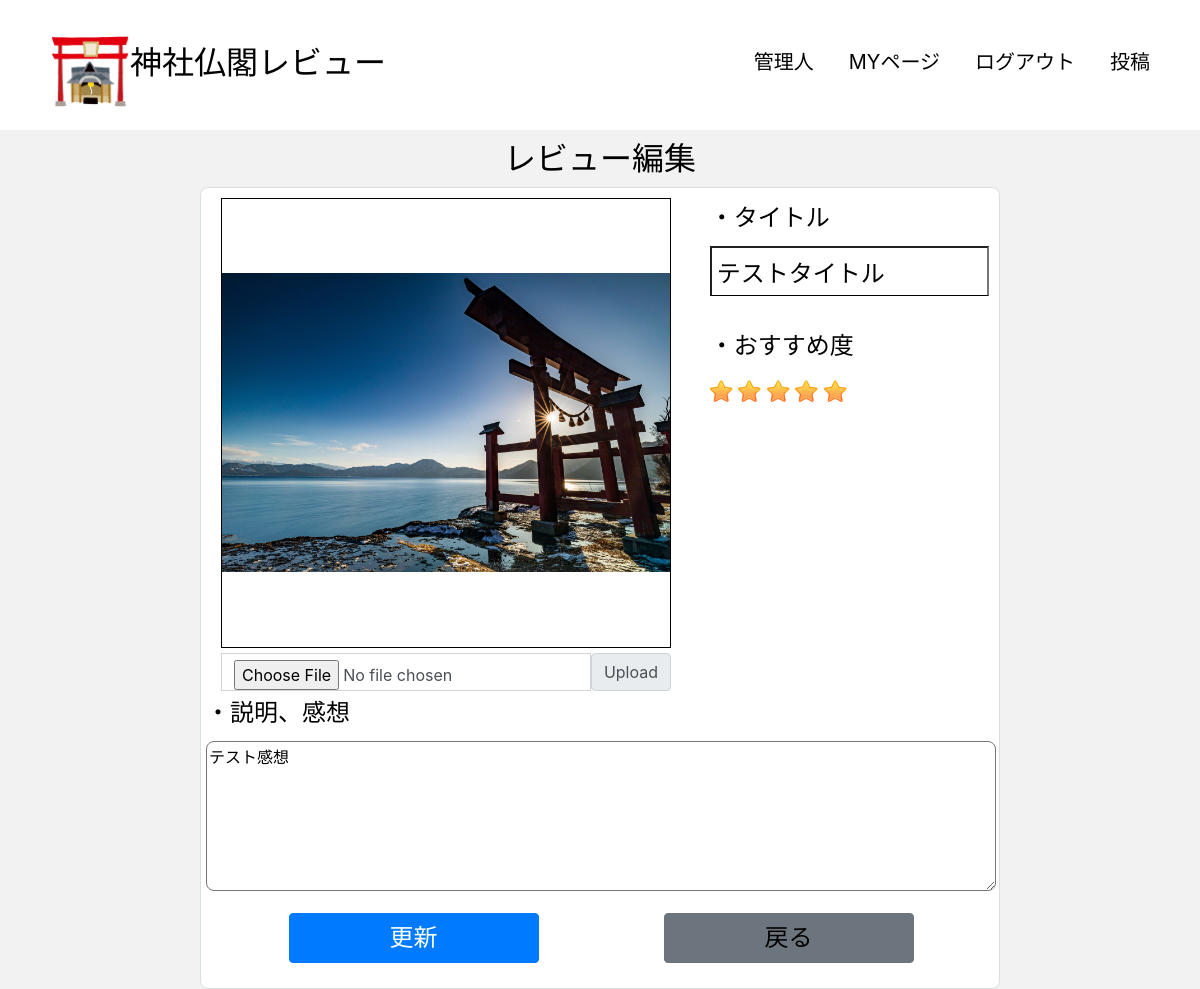
/Posts/post.edit.php?id=12 (signed in), run on the app's committed database.
### tables this page shows
CREATE TABLE `shrines_review` (
  `id` int(11) NOT NULL,
  `title` varchar(255) NOT NULL,
  `recommends` int(11) NOT NULL,
  `description` text NOT NULL,
  `image` varchar(255) NOT NULL,
  `created_at` datetime NOT NULL DEFAULT CURRENT_TIMESTAMP,
  `updated_at` datetime NOT NULL DEFAULT CURRENT_TIMESTAMP ON UPDATE CURRENT_TIMESTAMP,
  `user_id` int(11) NOT NULL
);

### public/index.php (called while the page is built, shortened)
<?php
$parse = parse_url($_SERVER['REQUEST_URI']);
require_once ROOT_PATH.'Views'.$parse['path'];

### Models/Db.php (called while the page is built, shortened)
<?php
class Db
{
    protected function __construct($dbh = null)
    {
        $host = DB_HOST;
        $dbname = DB_NAME;
        $user = DB_USER;
        $pass = DB_PASS;
        $dsn = "mysql:host=$host;dbname=$dbname;charset=utf8";
        if (!$dbh) {
            try {
                $this->dbh = new PDO($dsn, $user, $pass, [
                    PDO::ATTR_ERRMODE => PDO::ERRMODE_EXCEPTION,
                    PDO::ATTR_DEFAULT_FETCH_MODE => PDO::FETCH_ASSOC,
                ]);
            } catch (PDOException $e) {
                echo '接続失敗'.$e->getMessage();
                exit();
            }
        } else {
            $this->dbh = $dbh;
        }
    }
}

### Controllers/ShrineController.php (called while the page is built, shortened)
<?php
require_once ROOT_PATH.'Models/Shrine.php';
class ShrineController
{
    private $Shrine;
    public function __construct()
    {
        $this->Shrine = new Shrine();
    }
    public function edit($id)
    {
        $review = $this->Shrine->reviewFindById($id);
        return $review;
    }
}

### Models/Shrine.php (called while the page is built, shortened)
<?php
require_once ROOT_PATH.'/Models/Db.php';
class Shrine extends Db
{
    public function reviewFindById($id)
    {
        $sql = 'SELECT u.name AS user_name, s.* FROM Shrines_review AS s JOIN users AS u on u.id = s.user_id WHERE s.id = :id';
        $sth = $this->dbh->prepare($sql);
        $sth->bindValue(':id', $id, PDO::PARAM_INT);
        $sth->execute();
        $result = $sth->fetch(PDO::FETCH_ASSOC);
        return $result;
    }
}

### functions.php (called while the page is built, shortened)
<?php
function h($str)
{
    return htmlspecialchars($str, ENT_QUOTES, 'UTF-8');
}

### Views/Posts/post.edit.php (the view, shortened to what this page needs)
<?php
require_once '../functions.php';
require_once ROOT_PATH.'Controllers/ShrineController.php';
$Shrine = new ShrineController();
$id = $_GET['id'];
$review = $Shrine->edit($id);
?>
<!DOCTYPE html>
<html lang="ja">
<head>
    <link rel="stylesheet" href="https://use.fontawesome.com/releases/v5.15.4/css/all.css">
    <link rel="stylesheet" href="https://stackpath.bootstrapcdn.com/bootstrap/4.1.3/css/bootstrap.min.css">
    <link rel="stylesheet" href="/css/sanitize.css">
    <link rel="stylesheet" href="/css/style.css">
</head>
<body>
    <?php
    include ROOT_PATH.'Views/templates/header.php'; ?>
    <h2 class="">レビュー編集</h2>
        <form enctype = "multipart/form-data" action="" method="POST">
            <div class="oya">
                <div class="flex">
                    <div class="box1">
                        <div id="photo_view" class="thumbnail-image">
                            <img class="img-box" src="<?php echo '../../'."{$review['image']}"; ?>" alt="...">
                        </div>
                        <div class="input-group mb-3 file-up">
                            <input type="file" name="image" accept="image/*" class="form-control" id="inputGroupFile02">
                            <label class="input-group-text" for="inputGroupFile02">Upload</label>
                        </div>
                    </div>
                    <div class="box2">
                        <div class="title-form">
                            <label for="title">・タイトル</label>
                            <input class="title"name="title" type="text" required="required" placeholder="タイトル" value="<?php echo h($review['title']); ?>">
                        </div>
                        <div class="recommend-form">
                            <label class="recommend-label"for="recommend">・おすすめ度</label>
                            <div id="star" class="stars edit raty"></div>
                        </div>
                    </div>
                </div>
                <div class="box3">
                    <div class="description-form">
                        <label for="description">・説明、感想</label>
                        <textarea name="description" id="description"><?php echo h($review['description']); ?></textarea>
                    </div>
                </div>
                <div class="box4">
                    <div class="btn-post">
                        <input type="submit" class="btn btn-primary btn post-btn" title="Post" value="更新">
                    </div>
                    <div class="return-btn">
                        <button type="button" class="btn btn-secondary btn return-btn"><a href="./post.show.php?id=<?php echo h($review['id']); ?>">戻る</a></button>
                    </div>
                </div>
            </div>
        </form>
</body>
</html>

### public/css/sanitize.css (style rules this page uses)
html { cursor: default; line-height: 1.5; -moz-tab-size: 4; tab-size: 4; -webkit-tap-highlight-color: transparent ; -ms-text-size-adjust: 100%; -webkit-text-size-adjust: 100%; word-break: break-word; }
body { margin: 0; }
a { background-color: transparent; }
audio, canvas, iframe, img, svg, video { vertical-align: middle; }
img { border-style: none; }
button, input, select { margin: 0; }
button { overflow: visible; text-transform: none; }
button, [type="button"], [type="reset"], [type="submit"] { -webkit-appearance: button; }
input { overflow: visible; }
textarea { margin: 0; overflow: auto; resize: vertical; }
a, area, button, input, label, select, summary, textarea, [tabindex] { -ms-touch-action: manipulation; touch-action: manipulation; }

### public/css/style.css (style rules this page uses)
html { font-size: 100%; }
body { line-height: 1.7; color: black; margin: 0 auto; background-color: #f2f2f2; }
a { color: black; text-decoration: none; }
img { max-width: 100%; max-height: 100%; }
form { padding: 0 1.5em; }
h2 { text-align: center; margin-top: 10px; }
.box1 { height: 500px; width: 500px; padding: 10px 0 0 20px; }
.box2 { height: 500px; width: 300px; }
.box3 { height: 200px; width: 800px; }
.box4 { height: 100px; width: 800px; display: flex; justify-content: space-around; padding: 25px; }
.oya { margin: 0 auto; justify-content: center; width: 800px; background-color: white; border: 1px solid #d8dfdf; border-radius: 8px; }
.flex { display: flex; }
.thumbnail-image { height: 450px; width: 450px; border: 1px solid black; display: inline-flex; flex-direction: column; justify-content: center; align-items: center; margin-bottom: 5px; }
.file-up { display: flex; justify-content: center; width: 450px; }
.title-form { padding: 10px; margin-bottom: 10px; font-size: 24px; }
.title-form label { font-size: 24px; }
.title-form input { width: 100%; height: 50px; }
.recommend-form { padding: 10px; margin-bottom: 10px; }
.recommend-label { font-size: 24px; margin: 0 0 10px 0; }
.description-form { padding: 5px; }
.description-form label { font-size: 24px; }
.description-form textarea { height: 150px; width: 100%; border-radius: 8px; }
.post-btn { width: 250px; font-size: 24px; }
.return-btn { width: 250px; height: 50px; }
.return-btn a { font-size: 24px; text-decoration: none; color: black; }
.edit { height: 100px; width: 200px; }
.title { font-size: 24px; color: black; border-bottom: 1px solid black; background-color: white; padding: 0 5px; }
.raty { float: left; }

### data on the page
shrines_review: image (picture), title "テストタイトル", description "テスト感想"
